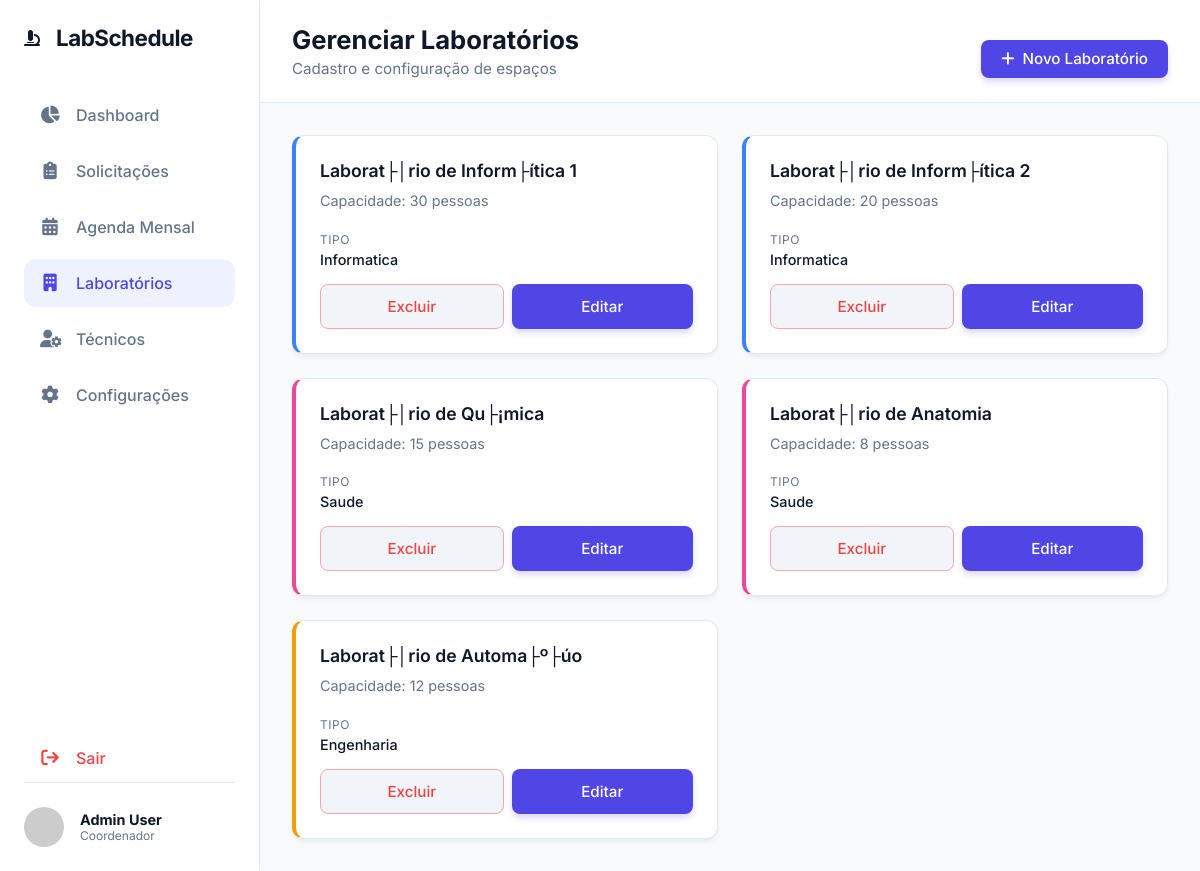
The app's page /views/laboratorios.php (signed in) with its own data.
### tables this page shows
CREATE TABLE `laboratories` (
  `id` int(11) NOT NULL AUTO_INCREMENT,
  `name` varchar(100) NOT NULL,
  `type` varchar(50) NOT NULL,
  `capacity` int(11) DEFAULT 30,
  `created_at` timestamp NOT NULL DEFAULT current_timestamp(),
  PRIMARY KEY (`id`)
);

### includes/auth_functions.php (called while the page is built, shortened)
<?php
function get_app_user() {
    return [
        'username' => $_SESSION['user'],
        'role' => $_SESSION['role'],
        'name' => $_SESSION['name'],
        'title' => $_SESSION['title']
    ];
}
?>

### views/laboratorios.php (the view, shortened to what this page needs)
<?php
require_once '../includes/auth_functions.php';
$current_user = get_app_user();
$database = new Database();
$db = $database->getConnection();
$laboratories = [];
if ($db) {
    $query = "SELECT * FROM laboratories";
    $stmt = $db->query($query);
    if ($stmt) {
        $laboratories = $stmt->fetchAll(PDO::FETCH_ASSOC);
    }
}
$active_menu = 'laboratorios';
require_once '../includes/header.php';
require_once '../includes/sidebar.php';
?>
        <main class="main-content admin-content">
            <header class="top-header">
                <div class="header-left">
                    <h1>Gerenciar Laboratórios</h1>
                    <p class="current-date">Cadastro e configuração de espaços</p>
                </div>
                <div class="header-right">
                    <button class="btn btn-primary" onclick="openLabModal()">
                        <i class="fa-solid fa-plus"></i> Novo Laboratório
                    </button>
                </div>
            </header>
            <div class="admin-container">
                <div class="requests-grid">
                    <?php if (empty($laboratories)): ?>
                        <div class="empty-state" style="grid-column: 1 / -1; padding: 3rem; text-align: center; background: var(--surface-color); border-radius: 12px; border: 1px dashed var(--border-color);">
                            <i class="fa-solid fa-building-circle-xmark" style="font-size: 3rem; color: #cbd5e1; margin-bottom: 1rem;"></i>
                            <h3>Nenhum laboratório encontrado</h3>
                        </div>
                    <?php else: ?>
                        <?php foreach ($laboratories as $lab):
                            $border_color = 'var(--primary-color)';
                            if ($lab['type'] === 'informatica') $border_color = 'var(--lab1-color)';
                            elseif ($lab['type'] === 'saude') $border_color = 'var(--lab3-color)';
                            elseif ($lab['type'] === 'engenharia') $border_color = 'var(--lab4-color)';
                        ?>
                        <div class="request-card" style="border-left: 4px solid <?php echo $border_color; ?>;">
                            <div class="req-card-body">
                                <h3><?php echo htmlspecialchars($lab['name']); ?></h3>
                                <p>Capacidade: <?php echo htmlspecialchars($lab['capacity']); ?> pessoas</p>
                                <div class="info-item">
                                    <span class="info-label">Tipo</span>
                                    <span class="info-value" style="text-transform: capitalize;"><?php echo htmlspecialchars($lab['type']); ?></span>
                                </div>
                            </div>
                            <div class="req-card-actions" style="margin-top: 1rem; display: flex; gap: 0.5rem; justify-content: flex-end;">
                                <button class="btn btn-secondary" style="color: #ef4444; border-color: #fca5a5;" onclick="deleteLab(<?php echo $lab['id']; ?>)">Excluir</button>
                                <button class="btn btn-primary" onclick='openLabModal(<?php echo json_encode($lab); ?>)'>Editar</button>
                            </div>
                        </div>
                        <?php endforeach; ?>
                    <?php endif; ?>
                </div>
            </div>
        </main>
<?php require_once '../includes/footer.php'; ?>

### includes/header.php (shortened to what this page needs)
<!DOCTYPE html>
<html lang="pt-br">
<head>
    <link rel="stylesheet" href="https://cdnjs.cloudflare.com/ajax/libs/font-awesome/6.4.0/css/all.min.css">
    <link rel="stylesheet" href="../assets/css/style.css">
</head>
<body>
    <div class="app-container">

### includes/sidebar.php (shortened to what this page needs)
<aside class="sidebar">
    <div class="sidebar-header">
        <i class="fa-solid fa-microscope"></i>
        <h2>LabSchedule</h2>
    </div>
    <nav class="sidebar-nav">
        <a href="dashboard.php" class="nav-item <?php echo (isset($active_menu) && $active_menu === 'dashboard') ? 'active' : ''; ?>"><i class="fa-solid fa-chart-pie"></i> <span>Dashboard</span></a>
        <a href="admin.php" class="nav-item <?php echo (isset($active_menu) && $active_menu === 'admin') ? 'active' : ''; ?>"><i class="fa-solid fa-clipboard-list"></i> <span>Solicitações </span></a>
        <a href="agenda-mensal.php" class="nav-item <?php echo (isset($active_menu) && $active_menu === 'agenda-mensal') ? 'active' : ''; ?>"><i class="fa-solid fa-calendar-days"></i> <span>Agenda Mensal</span></a>
        <a href="laboratorios.php" class="nav-item <?php echo (isset($active_menu) && $active_menu === 'laboratorios') ? 'active' : ''; ?>"><i class="fa-solid fa-building"></i> <span>Laboratórios</span></a>
        <a href="tecnicos.php" class="nav-item <?php echo (isset($active_menu) && $active_menu === 'tecnicos') ? 'active' : ''; ?>"><i class="fa-solid fa-user-gear"></i> <span>Técnicos</span></a>
        <?php if ($current_user['role'] === 'admin'): ?>
        <a href="configuracoes.php" class="nav-item <?php echo (isset($active_menu) && $active_menu === 'configuracoes') ? 'active' : ''; ?>"><i class="fa-solid fa-gear"></i> <span>Configurações</span></a>
        <?php endif; ?>
        <a href="../controllers/auth_controller.php?action=logout" class="nav-item" style="color: #ef4444; margin-top: auto;"><i class="fa-solid fa-arrow-right-from-bracket"></i> <span>Sair</span></a>
    </nav>
    <div class="user-profile">
        <img src="https://ui-avatars.com/api/?name=<?php echo urlencode($current_user['name']); ?>&background=0D8ABC&color=fff" alt="User Profile">
        <div class="user-info">
            <strong><?php echo htmlspecialchars($current_user['name']); ?></strong>
            <span style="font-size: 0.75rem; white-space: nowrap; overflow: hidden; text-overflow: ellipsis; display: block; max-width: 130px;" title="<?php echo htmlspecialchars($current_user['title']); ?>">
                <?php echo htmlspecialchars($current_user['title']); ?>
            </span>
        </div>
    </div>
</aside>

### includes/footer.php (shortened to what this page needs)
    </div>
</body>
</html>

### assets/css/style.css (style rules this page uses)
:root { --primary-color: #4f46e5; --primary-hover: #4338ca; --secondary-color: #10b981; --bg-color: #f8fafc; --surface-color: #ffffff; --surface-hover: #f1f5f9; --text-main: #0f172a; --text-muted: #64748b; --border-color: #e2e8f0; --lab1-color: #3b82f6; --lab2-color: #8b5cf6; --lab3-color: #ec4899; --lab4-color: #f59e0b; --sidebar-width: 260px; --transition-speed: 0.3s; --border-radius: 12px; }
* { margin: 0; padding: 0; box-sizing: border-box; font-family: 'Inter', sans-serif; }
body { background-color: var(--bg-color); color: var(--text-main); height: 100vh; overflow: hidden; }
.app-container { display: flex; height: 100%; }
.sidebar { width: var(--sidebar-width); background-color: var(--surface-color); border-right: 1px solid var(--border-color); display: flex; flex-direction: column; padding: 1.5rem; z-index: 10; box-shadow: 2px 0 10px rgba(0,0,0,0.02); }
.sidebar-header { display: flex; align-items: center; gap: 1rem; margin-bottom: 2.5rem; }
.sidebar-header h2 { font-size: 1.4rem; font-weight: 700; letter-spacing: -0.5px; }
.sidebar-nav { display: flex; flex-direction: column; gap: 0.5rem; flex: 1; }
.nav-item { display: flex; align-items: center; gap: 1rem; padding: 0.875rem 1rem; text-decoration: none; color: var(--text-muted); border-radius: var(--border-radius); font-weight: 500; transition: all var(--transition-speed) ease; }
.nav-item.active { background-color: #eef2ff; color: var(--primary-color); }
.nav-item i { width: 20px; font-size: 1.1rem; text-align: center; }
.user-profile { display: flex; align-items: center; gap: 1rem; padding-top: 1.5rem; border-top: 1px solid var(--border-color); margin-top: auto; }
.user-profile img { width: 40px; height: 40px; border-radius: 50%; }
.user-info { display: flex; flex-direction: column; }
.user-info strong { font-size: 0.9rem; }
.user-info span { font-size: 0.8rem; color: var(--text-muted); }
.main-content { flex: 1; display: flex; flex-direction: column; overflow: hidden; }
.top-header { display: flex; justify-content: space-between; align-items: flex-end; padding: 1.5rem 2rem; background-color: var(--surface-color); border-bottom: 1px solid var(--border-color); }
.header-left h1 { font-size: 1.6rem; font-weight: 700; margin-bottom: 0.25rem; }
.current-date { color: var(--text-muted); font-size: 0.95rem; }
.header-right { display: flex; align-items: center; gap: 1.5rem; }
.btn { padding: 0.6rem 1.25rem; border: none; border-radius: 8px; cursor: pointer; font-weight: 500; font-size: 0.95rem; display: flex; align-items: center; gap: 0.5rem; transition: all var(--transition-speed); }
.btn-primary { background-color: var(--primary-color); color: white; box-shadow: 0 4px 6px rgba(79, 70, 229, 0.2); }
.btn-secondary { background-color: var(--surface-hover); color: var(--text-main); border: 1px solid var(--border-color); }
.admin-content { background-color: var(--bg-color); }
.admin-container { padding: 2rem; flex: 1; overflow-y: auto; }
.requests-grid { display: grid; grid-template-columns: repeat(auto-fill, minmax(320px, 1fr)); gap: 1.5rem; }
.request-card { background-color: var(--surface-color); border-radius: 12px; padding: 1.5rem; box-shadow: 0 4px 6px -1px rgba(0, 0, 0, 0.05), 0 2px 4px -1px rgba(0, 0, 0, 0.03); border: 1px solid var(--border-color); transition: transform 0.2s, box-shadow 0.2s, opacity 0.3s; display: flex; flex-direction: column; }
.req-card-body h3 { font-size: 1.1rem; font-weight: 600; margin-bottom: 0.5rem; color: var(--text-main); }
.req-card-body p { font-size: 0.9rem; color: var(--text-muted); margin-bottom: 1.25rem; line-height: 1.5; }
.info-item { display: flex; flex-direction: column; }
.info-label { font-size: 0.75rem; color: var(--text-muted); text-transform: uppercase; letter-spacing: 0.5px; margin-bottom: 0.25rem; }
.info-value { font-size: 0.9rem; font-weight: 500; color: var(--text-main); }
.req-card-actions { display: flex; gap: 0.75rem; margin-top: auto; }
.req-card-actions .btn { flex: 1; justify-content: center; padding: 0.75rem; }

### records on screen
laboratories: name "Laborat├│rio de Inform├ítica 1", capacity "30", type "Informatica"
laboratories: name "Laborat├│rio de Inform├ítica 2", capacity "20", type "Informatica"
laboratories: name "Laborat├│rio de Qu├¡mica", capacity "15", type "Saude"
laboratories: name "Laborat├│rio de Anatomia", capacity "8", type "Saude"
laboratories: name "Laborat├│rio de Automa├º├úo", capacity "12", type "Engenharia"

### other values on screen
$current_user['name'] "Admin User"
$current_user['title'] "Coordenador"
